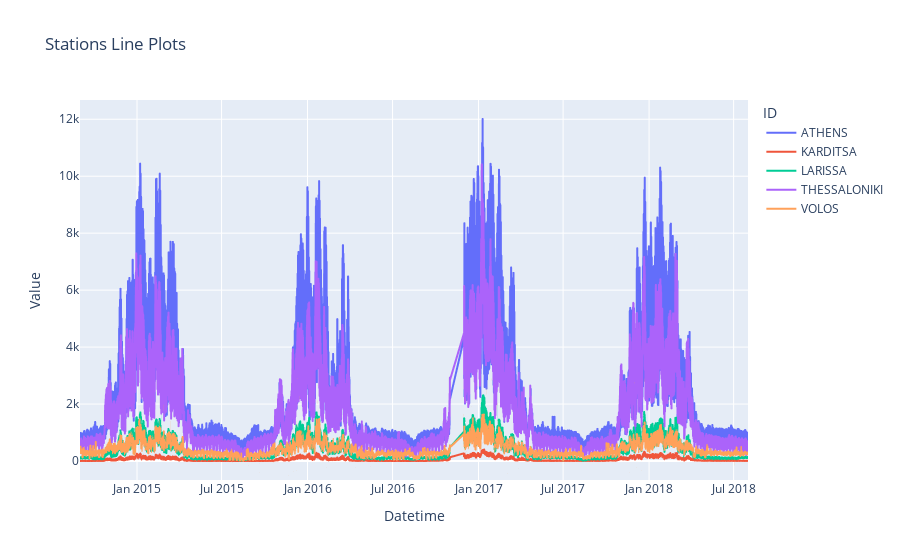

Here is the notebook cell this chart was saved with:
### Markdown cell above
### Plotting 6H DEEPTSF Data for multiple stations

### Code cell
plot_all_regions('../EXCEL_TO_CSV/6H_DEEPTSF_ATHENS_VOLOS_THESSALONIKI_KARDITSA_LARISSA_long_rescaled.csv')

### Figure 1 — Plotly figure (JSON) as saved in the notebook; plotly's stock layout.template omitted (floating-point values rounded to 4 significant figures; data arrays with more than 128 entries replaced by an {"elided": "..."} marker saying what was removed)
{"data": [{"hovertemplate": "ID=ATHENS<br>Datetime=%{x}<br>Value=%{y}<extra></extra>", "legendgroup": "ATHENS", "line": {"color": "#636efa", "dash": "solid"}, "marker": {"symbol": "circle"}, "mode": "lines", "name": "ATHENS", "showlegend": true, "type": "scattergl", "x": {"elided": "5720 str values"}, "xaxis": "x", "y": {"elided": "5720 float values"}, "yaxis": "y"}, {"hovertemplate": "ID=KARDITSA<br>Datetime=%{x}<br>Value=%{y}<extra></extra>", "legendgroup": "KARDITSA", "line": {"color": "#EF553B", "dash": "solid"}, "marker": {"symbol": "circle"}, "mode": "lines", "name": "KARDITSA", "showlegend": true, "type": "scattergl", "x": {"elided": "5720 str values"}, "xaxis": "x", "y": {"elided": "5720 float values"}, "yaxis": "y"}, {"hovertemplate": "ID=LARISSA<br>Datetime=%{x}<br>Value=%{y}<extra></extra>", "legendgroup": "LARISSA", "line": {"color": "#00cc96", "dash": "solid"}, "marker": {"symbol": "circle"}, "mode": "lines", "name": "LARISSA", "showlegend": true, "type": "scattergl", "x": {"elided": "5720 str values"}, "xaxis": "x", "y": {"elided": "5720 float values"}, "yaxis": "y"}, {"hovertemplate": "ID=THESSALONIKI<br>Datetime=%{x}<br>Value=%{y}<extra></extra>", "legendgroup": "THESSALONIKI", "line": {"color": "#ab63fa", "dash": "solid"}, "marker": {"symbol": "circle"}, "mode": "lines", "name": "THESSALONIKI", "showlegend": true, "type": "scattergl", "x": {"elided": "5720 str values"}, "xaxis": "x", "y": {"elided": "5720 float values"}, "yaxis": "y"}, {"hovertemplate": "ID=VOLOS<br>Datetime=%{x}<br>Value=%{y}<extra></extra>", "legendgroup": "VOLOS", "line": {"color": "#FFA15A", "dash": "solid"}, "marker": {"symbol": "circle"}, "mode": "lines", "name": "VOLOS", "showlegend": true, "type": "scattergl", "x": {"elided": "5720 str values"}, "xaxis": "x", "y": {"elided": "5720 float values"}, "yaxis": "y"}], "layout": {"legend": {"title": {"text": "ID"}, "tracegroupgap": 0}, "title": {"text": "Stations Line Plots"}, "xaxis": {"anchor": "y", "domain": [0, 1], "title": {"text": "Datetime"}}, "yaxis": {"anchor": "x", "domain": [0, 1], "title": {"text": "Value"}}}}
